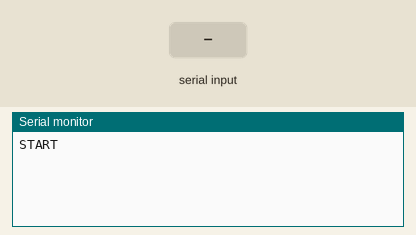
A sketch run on a simulated Arduino Uno, built with avr-gcc and run on an emulated ATmega328P. On the bench: the last lines printed to the serial monitor. The test bench sets the inputs (shaded band).

Above: at 1.2 s.
1.3 s: "1" received over the second serial link
At 2.3 s:
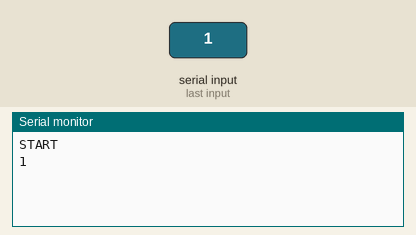
2.8 s: "0" received over the second serial link
At 3.4 s:
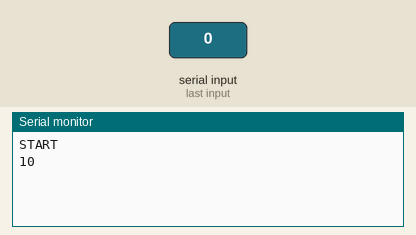

The sketch:

Bluetooth_AnalogSoundSensor_Print.ino
```cpp
#include <SoftwareSerial.h>

const int nPin_BTTx =10; //전송

const int nPin_BTRx =11; //수신


SoftwareSerial BTSerial(nPin_BTTx, nPin_BTRx); // RX, TX


void setup() {

  Serial.begin(9600);

  BTSerial.begin(9600);

  Serial.println("START");

}

void loop() {

   if (BTSerial.available())

    Serial.write(BTSerial.read());

  if (Serial.available())

    BTSerial.write(Serial.read());

}
```

Measured:
- after the input at 1.3 s, the serial monitor: prints a new line at once (image 1)
- after the input at 2.8 s, the serial monitor: prints a new line at once (image 2)
